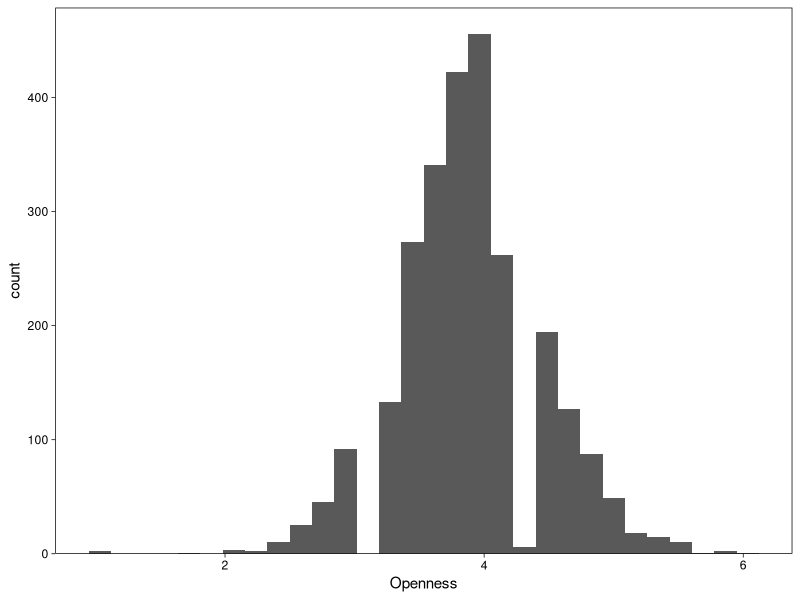
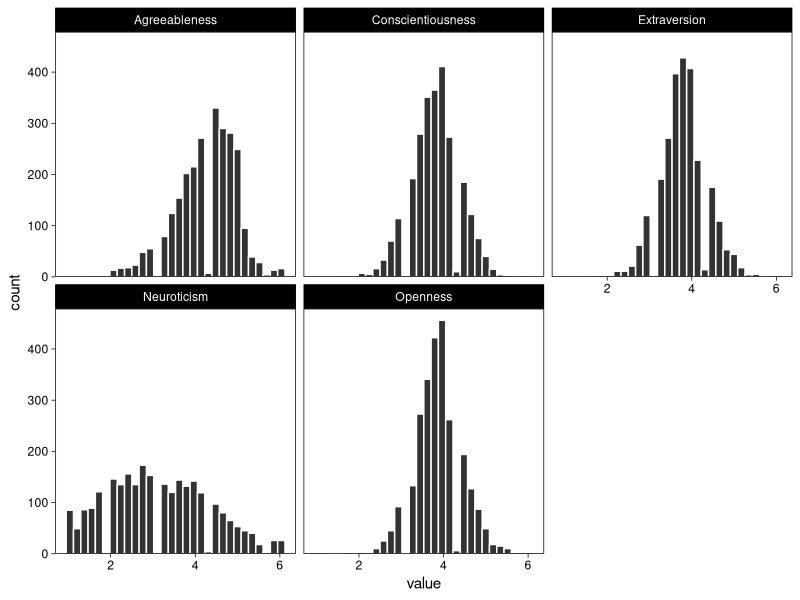
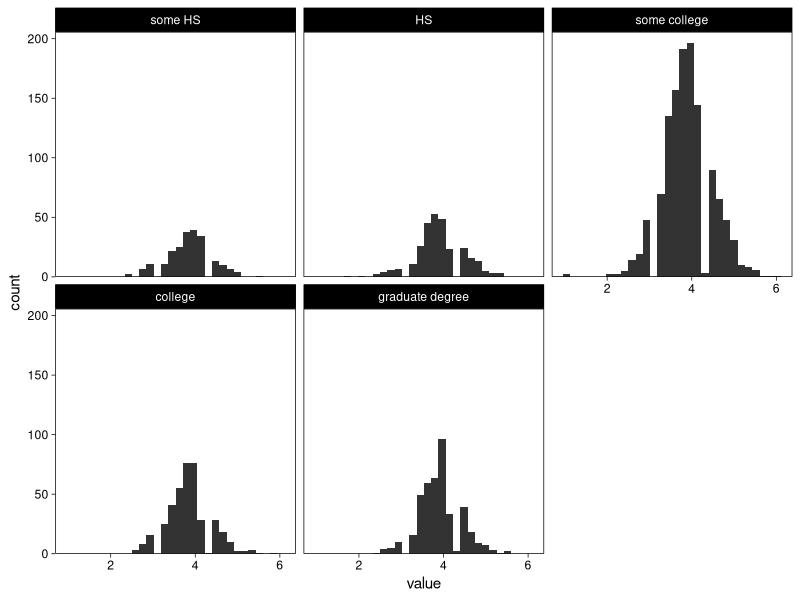
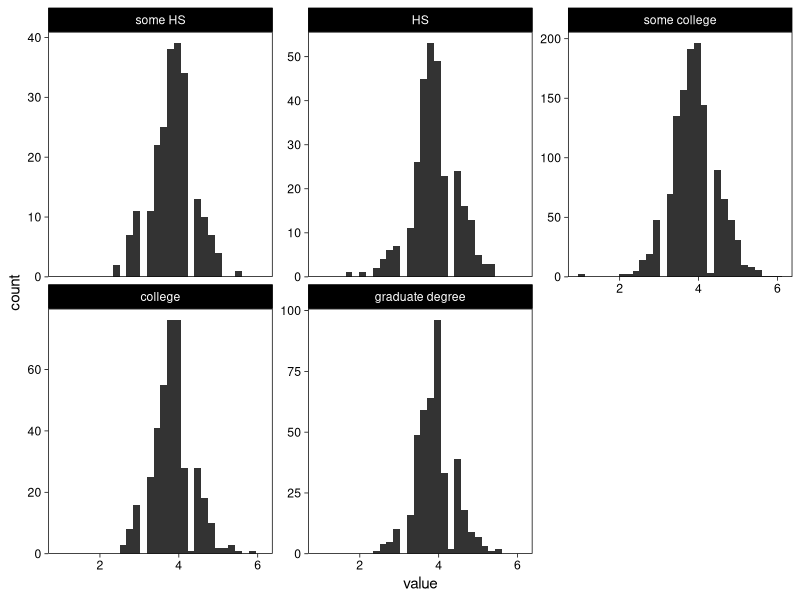
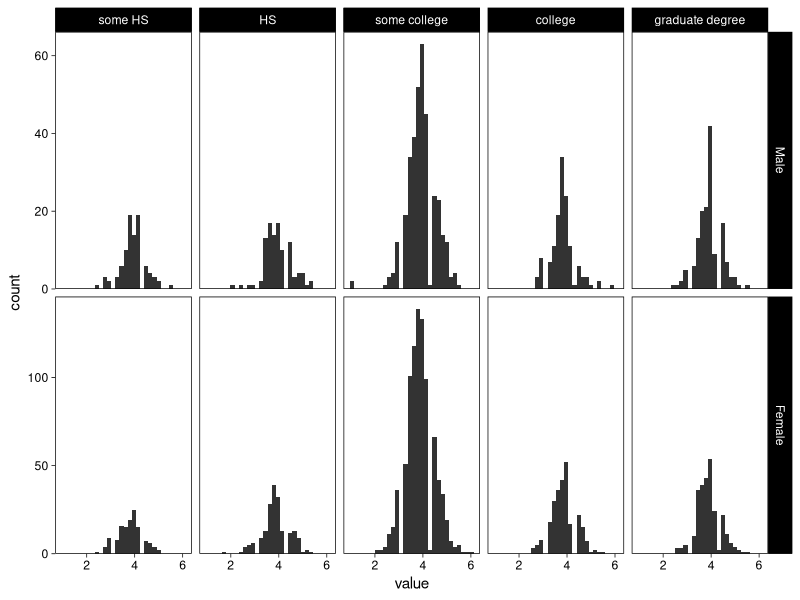
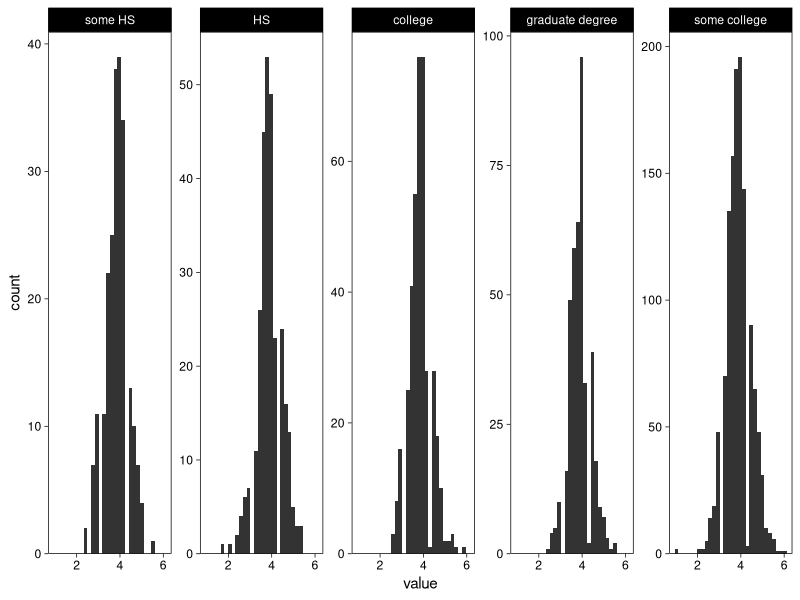

These figures' R source, in order:
## ---- chunk 1
library(knitr)
library(scales)
library(psych)
library(tidyverse)
## ---- chunk 2
opts_chunk$set(
  warning = F,
  message = F,
  eval = T,
  cache = T,
  echo = T,
  collapse = T,
  fig.align = "center",
  fig.retina = 2
)
options(width = 140)
theme_set(theme_linedraw() + theme(panel.grid = element_blank()))
## ---- chunk 3
dat <- as_tibble(bfi)
dat <- dat %>%
  rowwise() %>%
  mutate(
    Extraversion = mean(c(E1, E2, E3, E4, E5), na.rm = T),
    Openness = mean(c(O1, O2, O3, O4, O5), na.rm = T),
    Agreeableness = mean(c(A1, A2, A3, A4, A5), na.rm = T),
    Neuroticism = mean(c(N1, N2, N3, N4, N5), na.rm = T),
    Conscientiousness = mean(c(C1, C2, C3, C4, C5), na.rm = T)
  ) %>%
  select(-c(1:25)) %>%
  drop_na(gender, education, age) %>%
  mutate(
    gender = factor(gender, labels = c("Male", "Female")),
    education = factor(
      education,
      labels = c("some HS", "HS", "some college", "college", "graduate degree")
    )
  )
kable(head(dat), digits = 2, caption = "Example data (from psych package)")
## ---- chunk 4
ggplot(dat, aes(x = Openness)) +
  geom_histogram() +
  # Fix bars to y=0
  scale_y_continuous(expand = expansion(c(0, 0.05)))
## ---- chunk 5
dat_long <- dat %>%
  pivot_longer(Extraversion:Conscientiousness, names_to = "Scale")
head(dat_long) %>%
  kable(digits = 2, caption = "Example data in long format.")
## ---- chunk 6
ggplot(dat_long, aes(x = value)) +
  geom_histogram(fill = "grey20", col = "white") +
  facet_wrap("Scale") +
  scale_y_continuous(expand = expansion(c(0, 0.05)))
## ---- chunk 7
# Filter out all rows where category is "openness", and pass forward
filter(dat_long, Scale == "Openness") %>%
  # Place value on x-axis
  ggplot(aes(x = value)) +
  scale_y_continuous(expand = expansion(c(0, 0.05))) +
  # Histogram
  geom_histogram(fill = "grey20") +
  # Facet
  facet_wrap("education")
## ---- chunk 8
last_plot() +
  facet_wrap("education", scales = "free_y")
## ---- chunk 9
last_plot() +
  facet_grid(gender ~ education, scales = "free_y")
## ---- chunk 10
dat_long %>%
  filter(Scale == "Openness") %>%
  add_count(education) %>%
  mutate(education = reorder(education, n)) %>% # The important bit
  ggplot(aes(x = value)) +
  scale_y_continuous(expand = expansion(c(0, 0.05))) +
  geom_histogram(fill = "grey20") +
  facet_wrap("education", scales = "free_y", nrow = 1)
